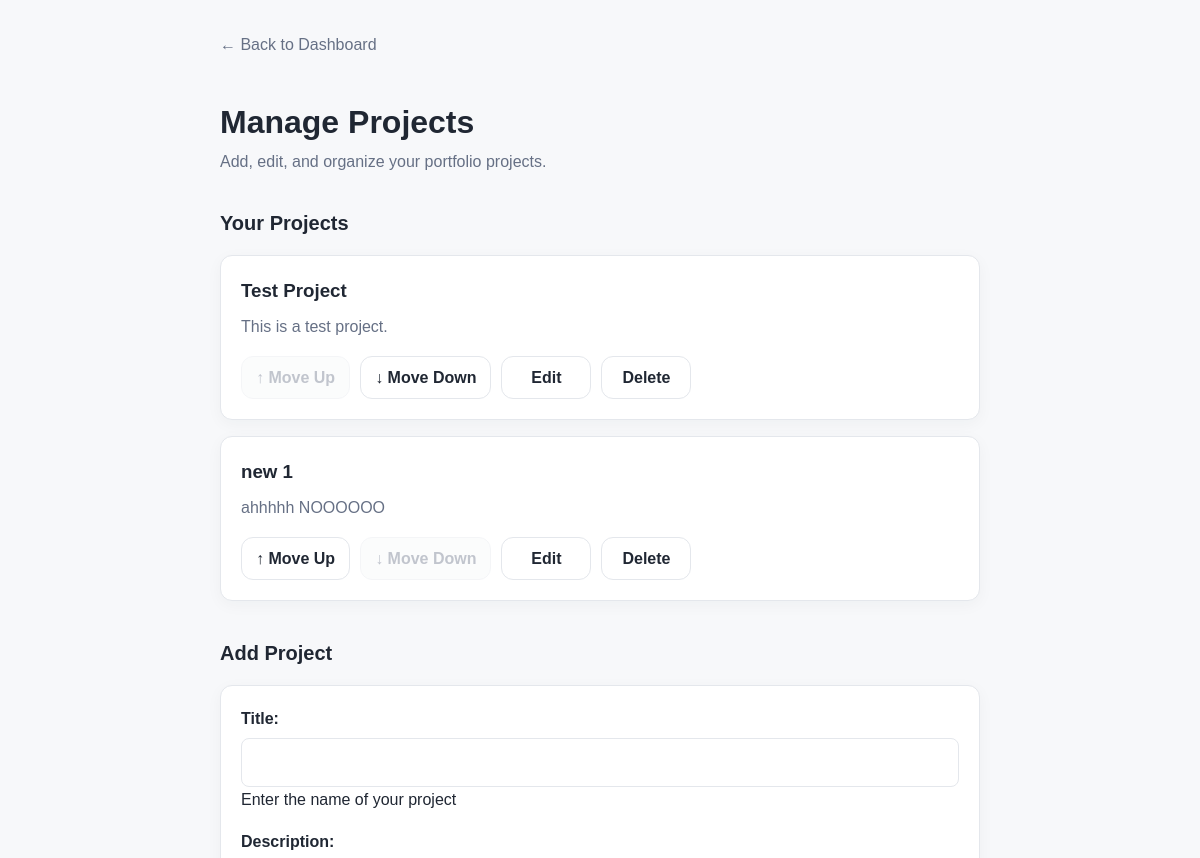
/dashboard/projects/ (signed in, upper part), run on an earlier commit of the app's database.
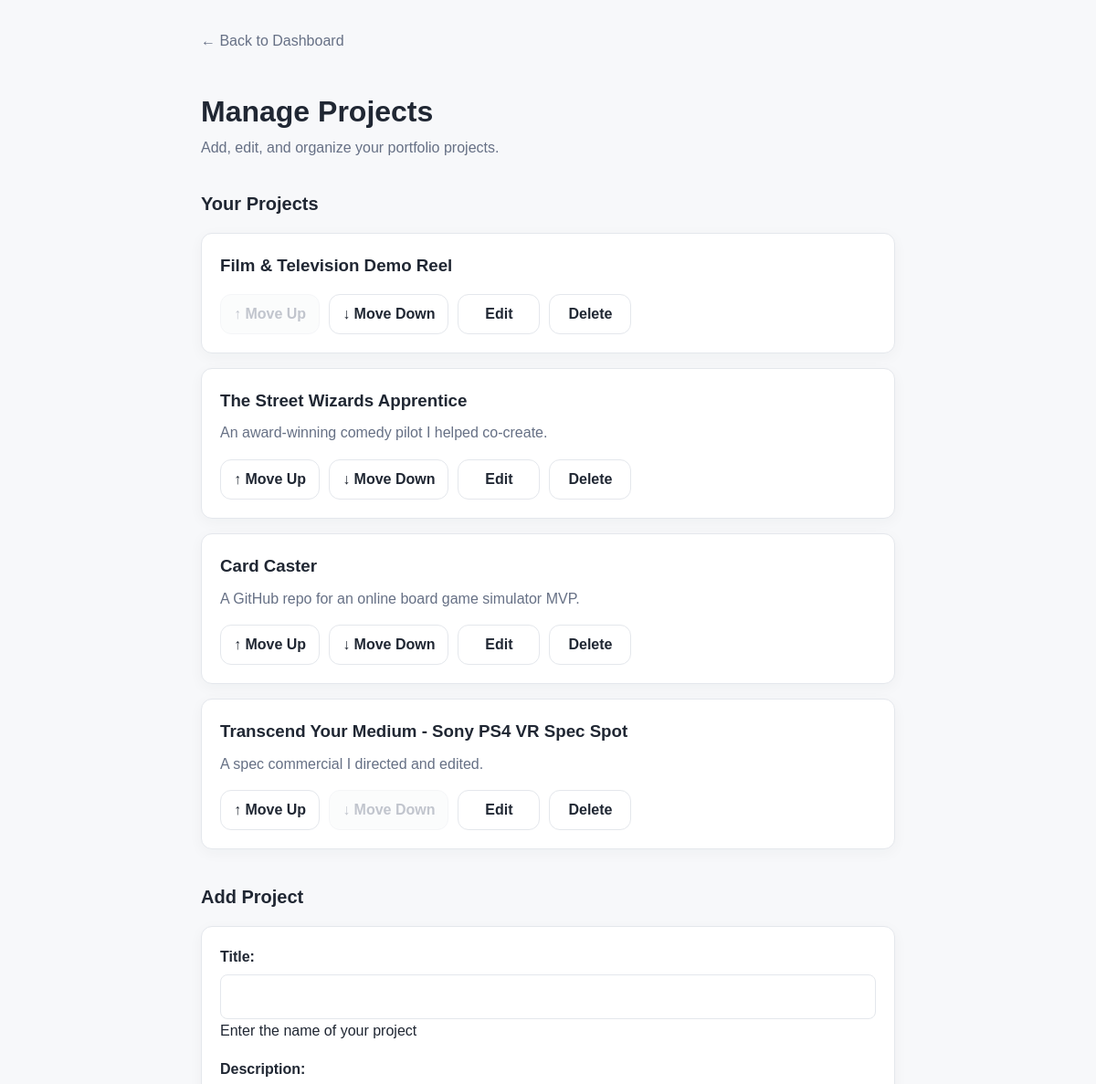
And on a later commit of the database.
### builder/models.py (models this page shows, shortened)
class Project(models.Model):
    user = models.ForeignKey(
    User,
    on_delete=models.CASCADE
    )
    title = models.CharField(
        max_length=200,
        help_text="Enter the name of your project"
    )
    description = models.TextField(
        max_length=500,
        blank=True,
        help_text="Enter a brief description of your project"
    )
    link = models.URLField(
        help_text="Enter the URL for your project"
    )
    image = models.ImageField(
        upload_to='project_images/',
        blank=True,
        help_text="Upload a project image"
    )
    video_url = models.URLField(
        blank=True,
        help_text="Optional YouTube or Vimeo URL to embed instead of the thumbnail image",
    )
    sort_order = models.PositiveIntegerField(default=0)

### builder/views.py (the view)
# urls.py: path("dashboard/projects/", views.manage_projects, name="manage_projects"),
@login_required
def manage_projects(request):
    projects = Project.objects.filter(user=request.user).order_by("sort_order", "id")
    if request.method == "POST":
        form = ProjectForm(request.POST, request.FILES)
        if form.is_valid():
            project = form.save(commit=False)
            project.user = request.user
            project.sort_order = Project.objects.filter(user=request.user).count()
            project.save()
            return redirect("manage_projects")
    else:
        form = ProjectForm()
    return render(
        request,
        "manage_projects.html",
        {
            "projects": projects,
            "form": form,
        },
    )

### builder/forms.py (shortened to what this page needs)
class ProjectForm(forms.ModelForm):
    class Meta:
        model = Project
        fields = [
            "title",
            "description",
            "link",
            "image",
            "video_url",
        ]

### builder/templates/manage_projects.html (shortened to what this page needs)
{% extends "base.html" %}
{% block content %}
<main class="dashboard-page">
    <a class="back-link" href="{% url 'dashboard' %}">
        &larr; Back to Dashboard
    </a>
    <header class="dashboard-header">
        <h1>Manage Projects</h1>
        <p>Add, edit, and organize your portfolio projects.</p>
    </header>
    <section class="dashboard-section">
        <h2>Your Projects</h2>
        <div class="dashboard-list">
            {% for project in projects %}
            <article class="dashboard-card">
                <div class="dashboard-card-content">
                    <h3>{{ project.title }}</h3>
                    {% if project.description %}
                    <p>{{ project.description }}</p>
                    {% endif %}
                </div>
                <div class="dashboard-card-actions">
                    <form method="POST" action="{% url 'move_project' project_id=project.id direction='up' %}">
                        <button class="button-link" type="submit" {% if forloop.first %}disabled{% endif %}>
                            &uarr; Move Up
                        </button>
                    </form>
                    <form method="POST" action="{% url 'move_project' project_id=project.id direction='down' %}">
                        <button class="button-link" type="submit" {% if forloop.last %}disabled{% endif %}>
                            &darr; Move Down
                        </button>
                    </form>
                    <a class="button-link" href="{% url 'edit_project' project_id=project.id %}">
                        Edit
                    </a>
                    <a class="button-link" href="{% url 'delete_project' project_id=project.id %}">
                        Delete
                    </a>
                </div>
            </article>
            {% empty %}
            <p class="empty-state">
                You haven't added any projects yet.
            </p>
            {% endfor %}
        </div>
    </section>
    <section class="dashboard-section">
        <h2>Add Project</h2>
        <div class="dashboard-panel">
            <form method="POST" enctype="multipart/form-data" class="dashboard-form">
                {{ form.as_p }}
            </form>
        </div>
    </section>
</main>
{% endblock %}

What changed in the data, as far as the page shows it:
removed Project: title "Test Project", description "This is a test project."
removed Project: title "new 1", description "ahhhhh NOOOOOO"
added Project: title "Film & Television Demo Reel"
added Project: title "The Street Wizards Apprentice", description "An award-winning comedy pilot I helped co-create."
added Project: title "Card Caster", description "A GitHub repo for an online board game simulator MVP."
added Project: title "Transcend Your Medium - Sony PS4 VR Spec Spot", description "A spec commercial I directed and edited."
